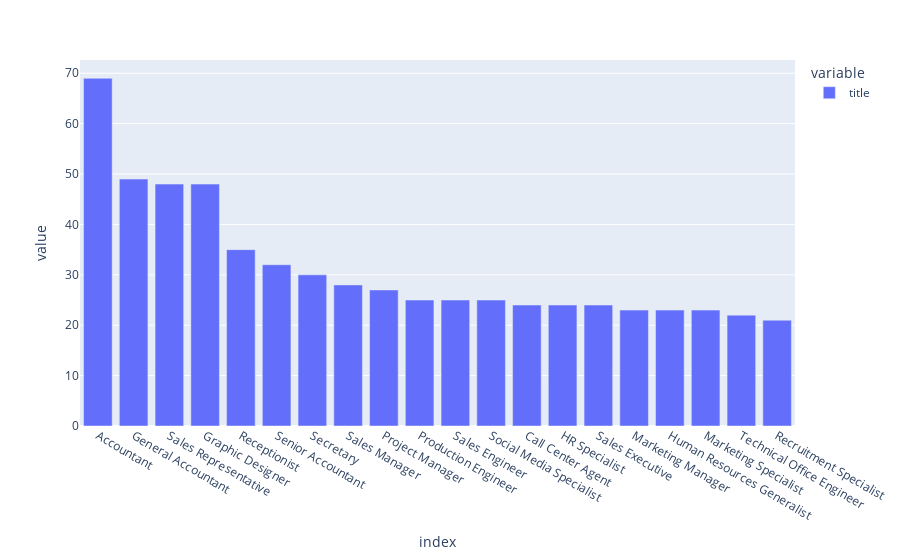

Notebook code cell kept with this figure:
### Code cell
px.bar(data['title'].value_counts().head(20))

### Figure 1 — Plotly figure (JSON) as saved in the notebook; plotly's stock layout.template omitted (floating-point values rounded to 4 significant figures)
{"data": [{"alignmentgroup": "True", "hovertemplate": "variable=title<br>index=%{x}<br>value=%{y}<extra></extra>", "legendgroup": "title", "marker": {"color": "#636efa", "pattern": {"shape": ""}}, "name": "title", "offsetgroup": "title", "orientation": "v", "showlegend": true, "textposition": "auto", "type": "bar", "x": ["Accountant", "General Accountant", "Sales Representative", "Graphic Designer", "Receptionist", "Senior Accountant", "Secretary", "Sales Manager", "Project Manager", "Production Engineer", "Sales Engineer", "Social Media Specialist", "Call Center Agent", "HR Specialist", "Sales Executive", "Marketing Manager", "Human Resources Generalist", "Marketing Specialist", "Technical Office Engineer", "Recruitment Specialist"], "xaxis": "x", "y": [69, 49, 48, 48, 35, 32, 30, 28, 27, 25, 25, 25, 24, 24, 24, 23, 23, 23, 22, 21], "yaxis": "y"}], "layout": {"barmode": "relative", "legend": {"title": {"text": "variable"}, "tracegroupgap": 0}, "margin": {"t": 60}, "xaxis": {"anchor": "y", "domain": [0, 1], "title": {"text": "index"}}, "yaxis": {"anchor": "x", "domain": [0, 1], "title": {"text": "value"}}}}
